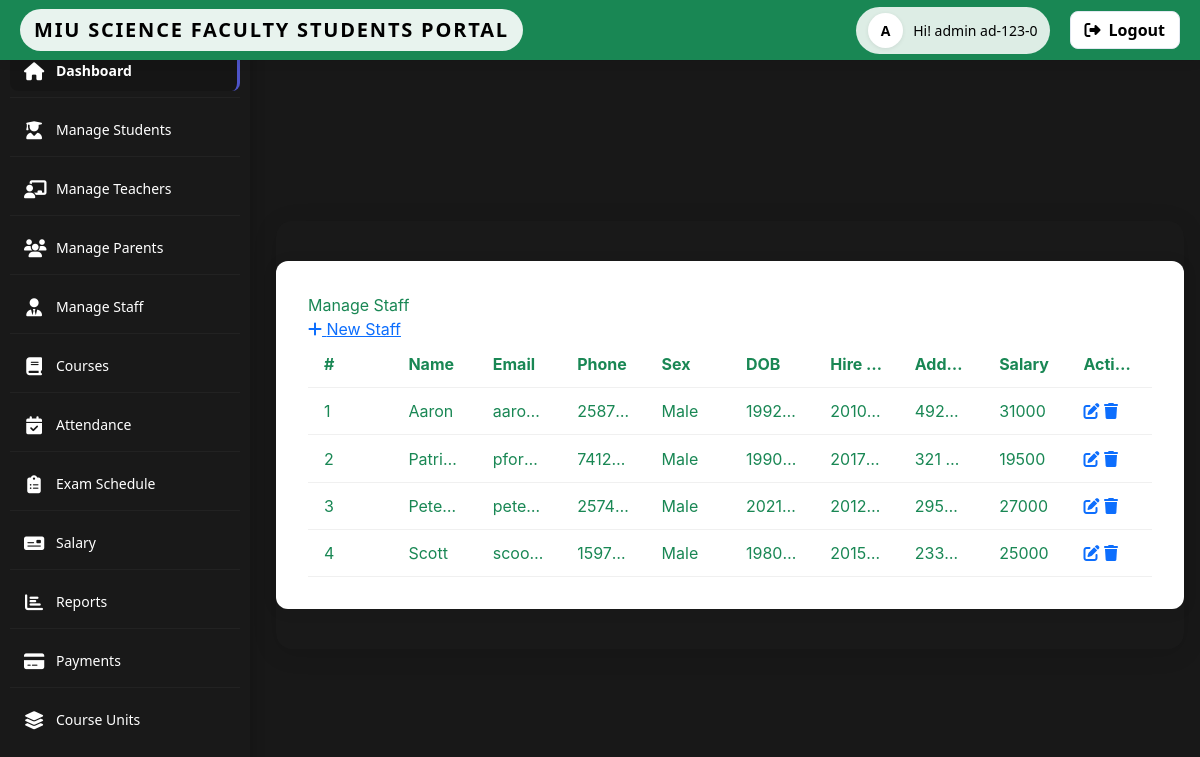
Screenshot of /admin/manageStaff.php (signed in) with the database file from the repository.
### tables this page shows
CREATE TABLE IF NOT EXISTS `staff` (
  `id` varchar(20) NOT NULL,
  `name` varchar(20) NOT NULL,
  `phone` varchar(20) NOT NULL,
  `email` varchar(20) NOT NULL,
  `sex` varchar(7) NOT NULL,
  `dob` date NOT NULL,
  `hiredate` date NOT NULL,
  `address` varchar(30) NOT NULL,
  `salary` double NOT NULL,
  `created_at` DATETIME DEFAULT CURRENT_TIMESTAMP,
  `updated_at` DATETIME DEFAULT CURRENT_TIMESTAMP ON UPDATE CURRENT_TIMESTAMP,
  `deleted_at` DATETIME DEFAULT NULL
);

### admin/manageStaff.php (the view, shortened to what this page needs)
<?php
include_once('../../service/mysqlcon.php');
$staffs = [];
$res = $mysqli->query("SELECT id, name, phone, email, sex, dob, hiredate, address, salary FROM staff WHERE deleted_at IS NULL ORDER BY name ASC");
if ($res) {
    while ($row = $res->fetch_assoc()) {
        $staffs[] = $row;
    }
}
?>
<!DOCTYPE html>
<html lang="en">
<head>
    <link rel="stylesheet" href="css/admin.css">
    <link rel="stylesheet" href="https://cdn.jsdelivr.net/npm/bootstrap@5.3.2/dist/css/bootstrap.min.css">
            <link rel="stylesheet" href="https://cdnjs.cloudflare.com/ajax/libs/font-awesome/6.4.0/css/all.min.css">
            <link rel="stylesheet" href="../../source/CSS/style.css">
    <link rel="stylesheet" href="https://cdnjs.cloudflare.com/ajax/libs/font-awesome/6.4.0/css/all.min.css">
</head>
<body>
    <?php include_once('includes/topbar.php'); ?>
    <?php include_once('includes/sidebar.php'); ?>
    <main class="main-content" id="mainContent">
        <div class="staff-table-container text-success">
            <div class="staff-header">
                <div class="staff-title">Manage Staff</div>
                <div class="staff-actions">
                    <a class="staff-action-link" href="addStaff.php"><i class="fas fa-plus"></i> New Staff</a>
                </div>
            </div>
            <table class="staff-table">
                <thead>
                    <tr>
                        <th>#</th>
                        <th>Name</th>
                        <th>Email</th>
                        <th>Phone</th>
                        <th>Sex</th>
                        <th>DOB</th>
                        <th>Hire Date</th>
                        <th>Address</th>
                        <th>Salary</th>
                        <th>Actions</th>
                    </tr>
                </thead>
                <tbody>
                <?php if (count($staffs) === 0): ?>
                    <tr><td colspan="10" style="text-align:center; color:#888;">No staff found.</td></tr>
                <?php else: ?>
                    <?php foreach ($staffs as $i => $staff): ?>
                        <tr>
                            <td><?= $i+1 ?></td>
                            <td><?= htmlspecialchars($staff['name']) ?></td>
                            <td><?= htmlspecialchars($staff['email']) ?></td>
                            <td><?= htmlspecialchars($staff['phone']) ?></td>
                            <td><?= htmlspecialchars($staff['sex']) ?></td>
                            <td><?= htmlspecialchars($staff['dob']) ?></td>
                            <td><?= htmlspecialchars($staff['hiredate']) ?></td>
                            <td><?= htmlspecialchars($staff['address']) ?></td>
                            <td><?= htmlspecialchars($staff['salary']) ?></td>
                            <td>
                                <a href="?edit=<?= $staff['id'] ?>" class="action-btn edit" title="Edit"><i class="fas fa-edit"></i></a>
                                <a href="?delete=<?= $staff['id'] ?>" class="action-btn delete" title="Delete" onclick="return confirm('Are you sure you want to delete this staff?');"><i class="fas fa-trash"></i></a>
                            </td>
                        </tr>
                    <?php endforeach; ?>
                <?php endif; ?>
                </tbody>
            </table>
        </div>
    </main>
</body>
</html>

### admin/css/admin.css (style rules this page uses)
:root { --primary: #4e54c8; --primary-dark: #3f43a9; --secondary: #8f94fb; --text-primary: #2d3748; --text-secondary: #718096; --bg-light: #f7fafc; --white: #ffffff; --gray-100: #f7fafc; --gray-200: #edf2f7; --gray-300: #e2e8f0; --gray-400: #cbd5e0; --shadow-sm: 0 1px 2px 0 rgba(0, 0, 0, 0.05); --shadow: 0 4px 6px -1px rgba(0, 0, 0, 0.1), 0 2px 4px -1px rgba(0, 0, 0, 0.06); --shadow-md: 0 10px 15px -3px rgba(0, 0, 0, 0.1), 0 4px 6px -2px rgba(0, 0, 0, 0.05); --radius: 8px; --radius-lg: 12px; --transition: all 0.3s ease; }
* { margin: 0; padding: 0; box-sizing: border-box; }
body { font-family: 'Inter', sans-serif; background: var(--bg-light); color: var(--text-primary); line-height: 1.5; overflow-x: hidden; }
.main-content { margin-top: 70px; margin-left: 260px; padding: 24px; transition: var(--transition); }

### source/CSS/style.css (style rules this page uses)
body { background-color: #111; color: #f5f5f5; font-family: 'Inter', Arial, sans-serif; }
.main-content { padding: 2.5rem 2rem; max-width: 1100px; margin: 0 auto; background: #191919; border-radius: 16px; box-shadow: 0 4px 24px rgba(0,0,0,0.12); }

### index.css (style rules this page uses)
:root { --red: #e63946; --red-dark: #b71c1c; --green: #2ecc71; --green-dark: #27ae60; --black: #000000; --black-dark: #222222; --white: #ffffff; --gray-light: #f7fafc; --gray-medium: #e2e8f0; --bg-light: var(--white); --bg-dark: #181818; --shadow-sm: 0 1px 2px rgba(0, 0, 0, 0.05); --shadow-md: 0 10px 15px rgba(0, 0, 0, 0.1); --radius: 12px; --radius-lg: 16px; --transition: all 0.3s ease; background: var(--miu-green); }
* { margin: 0; padding: 0; box-sizing: border-box; }
body { font-family: 'Inter', sans-serif; background: var(--bg-dark); color: var(--black); min-height: 100vh; display: flex; align-items: center; justify-content: center; padding: 16px; line-height: 1.5; transition: background 0.3s ease, color 0.3s ease; }

### admin/manageStaff.php (style rules this page uses)
.main-content { margin-top: 70px; margin-left: 260px; padding: 0; transition: margin-left 0.3s; }
.staff-table-container { margin: 40px auto; background: #fff; border-radius: 12px; box-shadow: 0 2px 16px rgba(0,0,0,0.07); padding: 2rem; max-width: 1100px; overflow-x: auto; }
.staff-table { width: 100%; border-collapse: collapse; table-layout: fixed; }
.staff-table th, .staff-table td { padding: 0.7rem 1rem; border-bottom: 1px solid #f0f0f0; text-align: left; white-space: nowrap; overflow: hidden; text-overflow: ellipsis; }
.staff-table th:nth-child(2), .staff-table td:nth-child(2), .staff-table th:nth-child(8), .staff-table td:nth-child(8) { max-width: 120px; }
.staff-table th:nth-child(3), .staff-table td:nth-child(3) { max-width: 160px; }
.staff-table th:nth-child(7), .staff-table td:nth-child(7) { max-width: 110px; }
.staff-table th:nth-child(9), .staff-table td:nth-child(9) { max-width: 110px; }

### rows the page displays
staff: name "Aaron", email "aaro…", phone "2587…", sex "Male", dob "1992…", hiredate "2010…", address "492…", salary "31000"
staff: name "Patrick", email "pfor…", phone "7412…", sex "Male", dob "1990…", hiredate "2017…", address "321…", salary "19500"
staff: name "Pete…", email "pete…", phone "2574…", sex "Male", dob "2021…", hiredate "2012…", address "295…", salary "27000"
staff: name "Scott", email "scoo…", phone "1597…", sex "Male", dob "1980…", hiredate "2015…", address "233…", salary "25000"

### other values shown
$check "ad-123-0"
